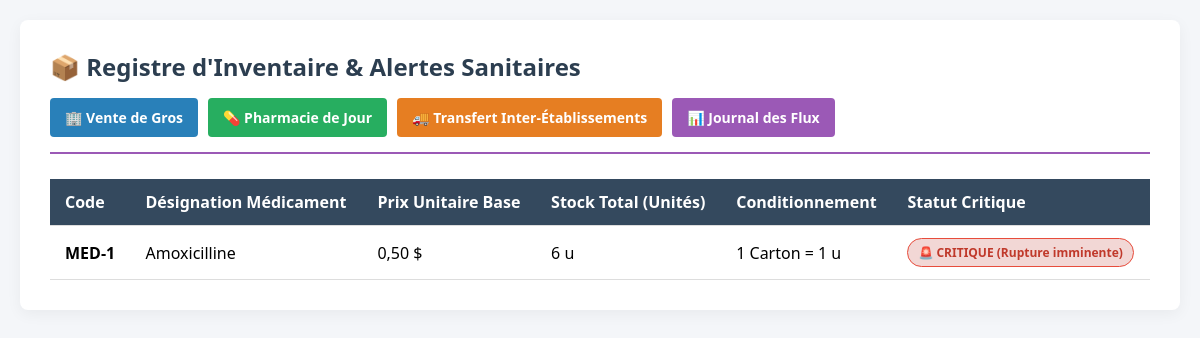
/inventaire/ (signed in), run on the app's committed database.
### pharmacy/models.py (models this page shows, shortened)
class Medicament(models.Model):
    UNITE = 'UNITE'
    CARTON = 'CARTON'
    PALETTE = 'PALETTE'
    TYPE_EMBALLAGE_CHOICES = [
        (UNITE, 'Unité (Boîte/Flacon)'),
        (CARTON, 'Carton de Gros'),
        (PALETTE, 'Palette Importation'),
    ]
    etablissement = models.ForeignKey(Etablissement, on_delete=models.CASCADE)
    nom = models.CharField(max_length=100)
    quantite_stock = models.IntegerField(default=0, help_text="Quantité totale disponible en unités de détail")
    conditionnement_achat = models.CharField(max_length=20, choices=TYPE_EMBALLAGE_CHOICES, default=UNITE)
    unites_par_carton = models.IntegerField(default=1, help_text="Combien d'unités individuelles contient un carton")
    pays_origine = models.CharField(max_length=100, default="International", help_text="Pays de fabrication")
    numero_lot_import = models.CharField(max_length=100, blank=True, null=True, help_text="Numéro de lot douanier / international")
    cout_fret_douane = models.DecimalField(max_digits=10, decimal_places=2, default=0.00, help_text="Frais de transport et douane")
    prix_unitaire = models.DecimalField(max_digits=10, decimal_places=2, help_text="Prix de vente standard à l'unité")
    prix_grossiste_carton = models.DecimalField(max_digits=10, decimal_places=2, null=True, blank=True, help_text="Prix de vente en gros")
    posologie_standard_ia = models.TextField(blank=True, help_text="Généré automatiquement par l'IA si laissé vide")
    contre_indications = models.TextField(blank=True, help_text="Généré automatiquement par l'IA si laissé vide")

### pharmacy/views.py (the view)
# urls.py: path('', RedirectView.as_view(url='inventaire/', permanent=True)),
@login_required
def inventaire(request):
    tous_les_medicaments = Medicament.objects.all()
    return render(request, 'pharmacy/inventaire.html', {
        'medicaments': tous_les_medicaments
    })

### templates/pharmacy/inventaire.html (shortened to what this page needs)
<!DOCTYPE html>
<html lang="fr">
<head>
</head>
<body>
<div class="container">
    <div class="header-bar">
        <h2>📦 Registre d'Inventaire & Alertes Sanitaires</h2>
        <div class="nav-buttons">
            <a href="{% url 'passer_vente_gros' %}" class="btn btn-gros">🏢 Vente de Gros</a>
            <a href="{% url 'passer_vente_detail' %}" class="btn btn-detail">💊 Pharmacie de Jour</a>
            <a href="{% url 'passer_transfert' %}" class="btn btn-transfert">🚚 Transfert Inter-Établissements</a>
            <a href="{% url 'rapport-flux' %}" class="btn btn-flux">📊 Journal des Flux</a>
        </div>
    </div>
    <table>
        <thead>
            <tr>
                <th>Code</th>
                <th>Désignation Médicament</th>
                <th>Prix Unitaire Base</th>
                <th>Stock Total (Unités)</th>
                <th>Conditionnement</th>
                <th>Statut Critique</th>
            </tr>
        </thead>
        <tbody>
            {% for med in medicaments %}
            <tr>
                <td><strong>MED-{{ med.id }}</strong></td>
                <td>{{ med.nom }}</td>
                <td>{{ med.prix_unitaire }} $</td>
                <td>{{ med.quantite_stock }} u</td>
                <td>1 Carton = {{ med.unites_par_carton }} u</td>
                <td>
                    {% if med.quantite_stock < 200 %}
                        <span class="badge badge-danger">🚨 CRITIQUE (Rupture imminente)</span>
                    {% elif med.quantite_stock < 500 %}
                        <span class="badge badge-warning">⚠️ ATTENTION (Stock Faible)</span>
                    {% else %}
                        <span class="badge badge-success">🟢 OPTIMAL (Sécurisé)</span>
                    {% endif %}
                </td>
            </tr>
            {% empty %}
            <tr>
                <td colspan="6" style="text-align: center; color: #7f8c8d;">Aucun médicament en stock actuellement.</td>
            </tr>
            {% endfor %}
        </tbody>
    </table>
</div>
</body>
</html>

### templates/pharmacy/inventaire.html (style rules this page uses)
body { font-family: 'Segoe UI', Tahoma, Geneva, Verdana, sans-serif; background-color: #f4f6f9; margin: 0; padding: 20px; }
.container { max-width: 1100px; margin: auto; background: white; padding: 30px; border-radius: 8px; box-shadow: 0 4px 15px rgba(0,0,0,0.05); }
.header-bar { display: flex; justify-content: space-between; align-items: center; border-bottom: 2px solid #9b59b6; padding-bottom: 15px; margin-bottom: 25px; flex-wrap: wrap; gap: 15px; }
h2 { color: #2c3e50; margin: 0; }
.nav-buttons { display: flex; gap: 10px; flex-wrap: wrap; }
.btn { padding: 10px 15px; text-decoration: none; border-radius: 4px; font-weight: bold; font-size: 14px; color: white; display: inline-block; }
.btn-gros { background-color: #2980b9; }
.btn-detail { background-color: #27ae60; }
.btn-transfert { background-color: #e67e22; }
.btn-flux { background-color: #9b59b6; }
table { width: 100%; border-collapse: collapse; margin-top: 15px; }
th, td { padding: 12px 15px; text-align: left; border-bottom: 1px solid #ddd; }
th { background-color: #34495e; color: white; }
.badge { padding: 5px 10px; border-radius: 20px; font-size: 12px; font-weight: bold; text-align: center; display: inline-block; }
.badge-danger { background-color: #f2d7d5; color: #c0392b; border: 1px solid #e74c3c; }

### data on the page
Medicament: id "1", nom "Amoxicilline", prix_unitaire "0,50", quantite_stock "6", unites_par_carton "1", shows "🚨 CRITIQUE (Rupture imminente)"
